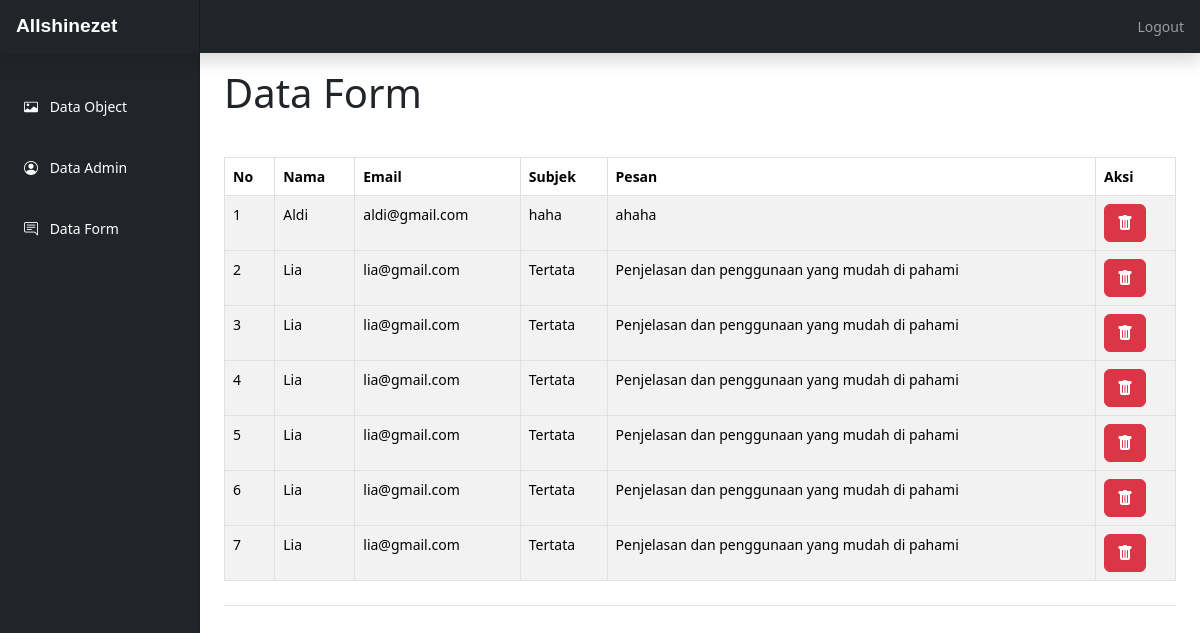
Page /admin/index.php?page=form (signed in) on the committed database.
### tables this page shows
CREATE TABLE `data_form` (
  `id_form` int NOT NULL,
  `Nama` varchar(50) NOT NULL,
  `Email` varchar(100) NOT NULL,
  `Subjek` varchar(50) NOT NULL,
  `Pesan` varchar(100) NOT NULL
);

### admin/fungsi.php (called while the page is built, shortened)
<?php
    function koneksi() {
    $host = "localhost";
    $user = "root";
    $pass = "";
    $db = "virtual_tour_smk";
    $conn = new mysqli($host, $user, $pass, $db);
    return $conn;
    }
    function queryAll($s) {
    $conn = koneksi();
    $data = $conn->query($s);
    $rows = [];
    while($row = $data->fetch_assoc()) {
        $rows[] = $row;
    }
    return $rows;
    }
?>

### admin/form.php (the view, shortened to what this page needs)
<?php
$data3 = queryAll("SELECT * FROM data_form");
?>
<h1 class='page mt-3 mb-4'>Data Form</h1>
<div class='d-flex justify-content-between flex-wrap flex-md-nowrap align-items-center pt-3 pb-2 mb-3 border-bottom'>
  <div class='table-responsive w-100'>
    <table class='table table-striped table-bordered'>
      <thead>
        <tr>
          <th>No</th>
          <th>Nama</th>
          <th>Email</th>
          <th>Subjek</th>
          <th>Pesan</th>
          <th>Aksi</th>
        </tr>
      </thead>
      <?php
        $no = 1;
        foreach($data3 as $row) :
      ?>
      <tbody>
        <tr>
          <td><?php echo $no++; ?></td>
          <td><?php echo $row['Nama']; ?></td>
          <td><?php echo $row['Email']; ?></td>
          <td><?php echo $row['Subjek']; ?></td>
          <td><?php echo $row['Pesan']; ?></td>
          <td>
            <a onclick="return confirm('Apakah yakin menghapus data ?')" href="hapus_form.php?id_form=<?= $row['id_form']; ?>" class='btn btn-danger'><i class="bi bi-trash-fill"></i></a>
          </td>
        </tr>
      </tbody>
      <?php endforeach; ?>
    </table>
  </div>
</div>

### admin/assets2/dashboard.css (style rules this page uses)
body { font-size: 0.875rem; }

### rows in the picture
data_form: Nama "Aldi", Email "aldi@gmail.com", Subjek "haha", Pesan "ahaha"
data_form: Nama "Lia", Email "lia@gmail.com", Subjek "Tertata", Pesan "Penjelasan dan penggunaan yang mudah di pahami"
data_form: Nama "Lia", Email "lia@gmail.com", Subjek "Tertata", Pesan "Penjelasan dan penggunaan yang mudah di pahami"
data_form: Nama "Lia", Email "lia@gmail.com", Subjek "Tertata", Pesan "Penjelasan dan penggunaan yang mudah di pahami"
data_form: Nama "Lia", Email "lia@gmail.com", Subjek "Tertata", Pesan "Penjelasan dan penggunaan yang mudah di pahami"
data_form: Nama "Lia", Email "lia@gmail.com", Subjek "Tertata", Pesan "Penjelasan dan penggunaan yang mudah di pahami"
data_form: Nama "Lia", Email "lia@gmail.com", Subjek "Tertata", Pesan "Penjelasan dan penggunaan yang mudah di pahami"
